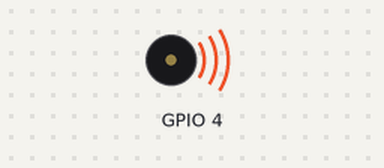
The sketch below on a simulated ESP32. Shown: buzzer (waves = sounding).

Above: at 0.5 s.
Timing chart, 0 to 4.6 s (numbered marks = the images above):
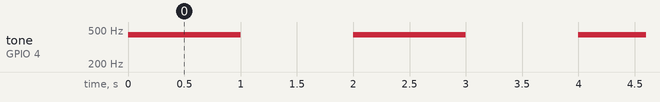

Measured:
- by itself, tone on GPIO 4: alternates 440 Hz for 1.0 s and silent for 1.0 s

The sketch:

buzzer.ino
```cpp
/* Arduino tutorial - Buzzer / Piezo Speaker
   More info and circuit: http://www.ardumotive.com/how-to-use-a-buzzer-en.html
   Dev: Michalis Vasilakis // Date: 9/6/2015 // www.ardumotive.com
*/

#include <esp32_wiring.h>  // Implies setting buzzer - GPIO D4 as an output

void setup() {
}

void loop() {
  tone(buzzer, 440);  // Send 440 Hz sound signal...
  delay(1000);        // ...for 1 sec
  noTone(buzzer);     // Stop sound...
  delay(1000);        // ...for 1sec
}
```
